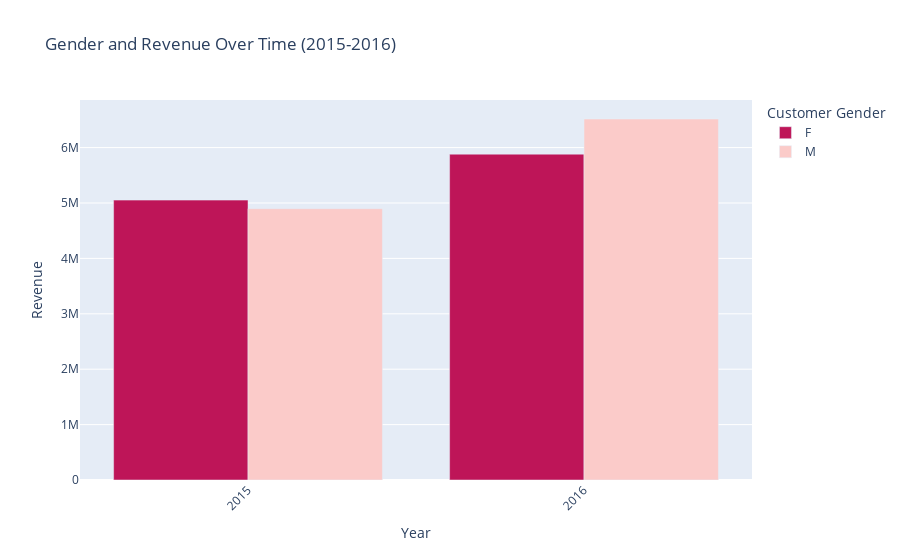

The code cell stored with this chart in its notebook:
### Markdown cell above
## Gender and Revenue Over Time(2015-2016)

### Code cell
import plotly.express as px
import pandas as pd
df_grouped = sales_data.groupby(['Year','Customer_gender'])['Revenue'].sum().unstack().reset_index()
seaborn_colors = ['#be1558', '#fbcbc9']  
fig = px.bar(df_grouped, x='Year', y=['F', 'M'], barmode='group',
             color_discrete_sequence=seaborn_colors, 
             labels={'Year': 'Year', 'value': 'Revenue', 'variable': 'Customer Gender'},
             title='Gender and Revenue Over Time (2015-2016)',
             category_orders={'Customer Gender': ['F', 'M']})

fig.update_layout(xaxis_tickangle=-45) 
fig.show()

### Figure 1 — Plotly figure (JSON) as saved in the notebook; plotly's stock layout.template omitted (floating-point values rounded to 4 significant figures)
{"data": [{"alignmentgroup": "True", "hovertemplate": "Customer Gender=F<br>Year=%{x}<br>Revenue=%{y}<extra></extra>", "legendgroup": "F", "marker": {"color": "#be1558", "pattern": {"shape": ""}}, "name": "F", "offsetgroup": "F", "orientation": "v", "showlegend": true, "textposition": "auto", "type": "bar", "x": [2015, 2016], "xaxis": "x", "y": [5051536, 5881098], "yaxis": "y"}, {"alignmentgroup": "True", "hovertemplate": "Customer Gender=M<br>Year=%{x}<br>Revenue=%{y}<extra></extra>", "legendgroup": "M", "marker": {"color": "#fbcbc9", "pattern": {"shape": ""}}, "name": "M", "offsetgroup": "M", "orientation": "v", "showlegend": true, "textposition": "auto", "type": "bar", "x": [2015, 2016], "xaxis": "x", "y": [4897000.0, 6515707], "yaxis": "y"}], "layout": {"barmode": "group", "legend": {"title": {"text": "Customer Gender"}, "tracegroupgap": 0}, "title": {"text": "Gender and Revenue Over Time (2015-2016)"}, "xaxis": {"anchor": "y", "domain": [0, 1], "tickangle": -45, "title": {"text": "Year"}}, "yaxis": {"anchor": "x", "domain": [0, 1], "title": {"text": "Revenue"}}}}
